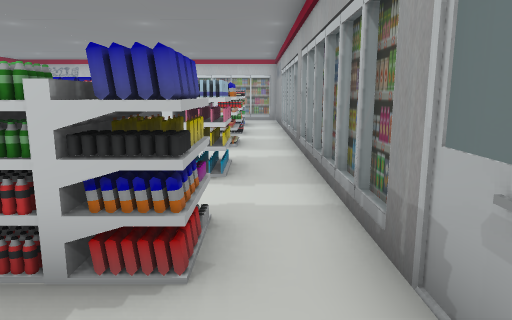
view 1 (above)

17 first-person views from a walk through a 3-D level made in the Unity game engine. The camera is 1.3 m above the floor, tilts 10° down and sees 70° across. The floor is counted in squares, 1 m on a side. Each view is taken from the middle of a square. On the plan, view 1 faces up. The plan holds only what a view shows up to about 15 squares ahead; the rest is blank. The place goes on beyond the plan. The player is left out. Door leaves are left out, so doorways stand open. Some surface patterns are stand-ins.

view 2
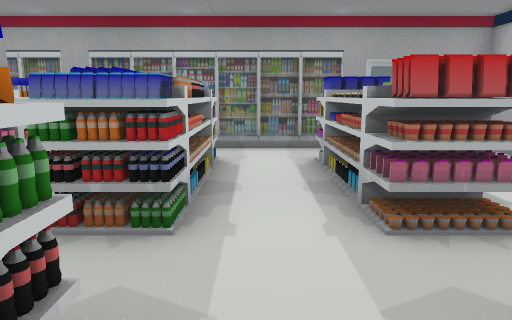

view 3
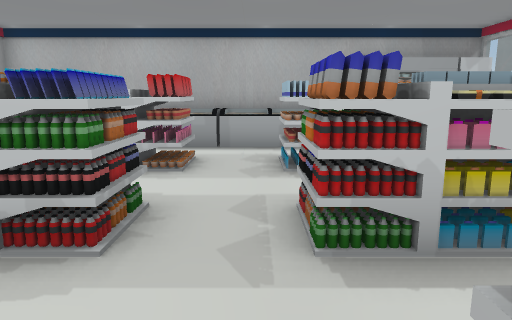

view 4
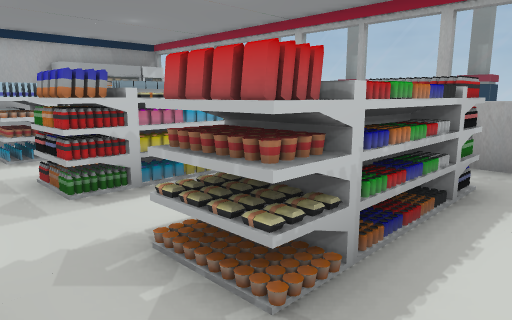

view 5
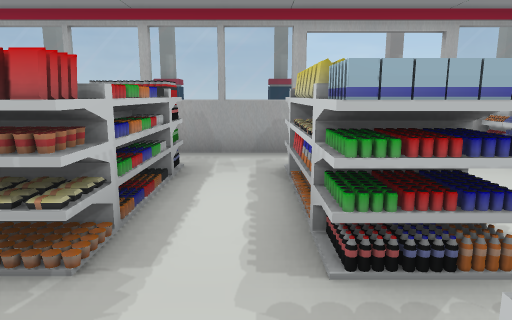

view 6
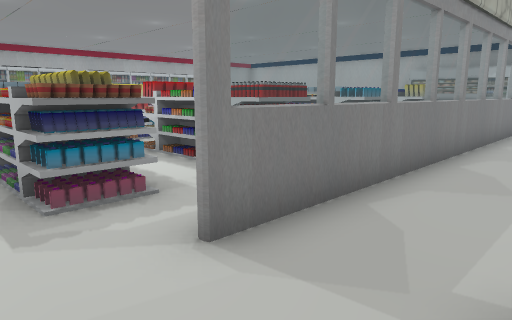

view 7
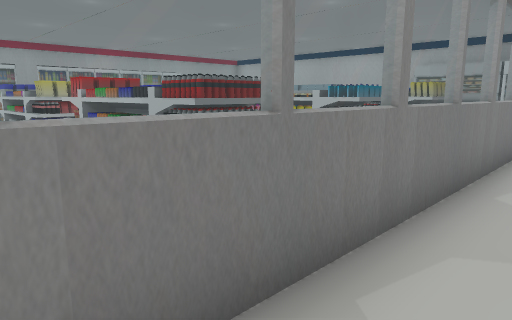

view 8
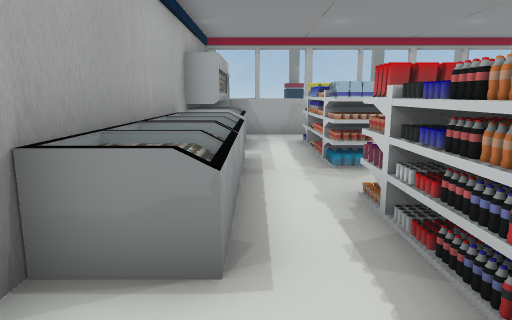

view 9
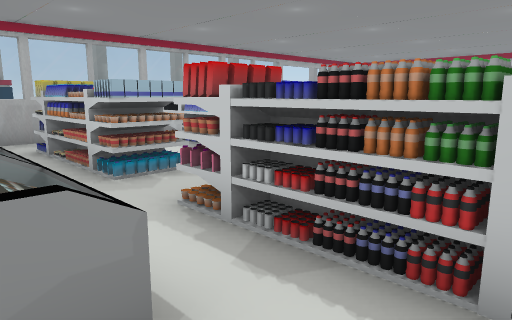

view 10
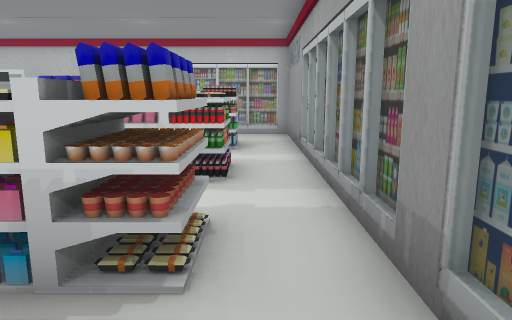

view 11
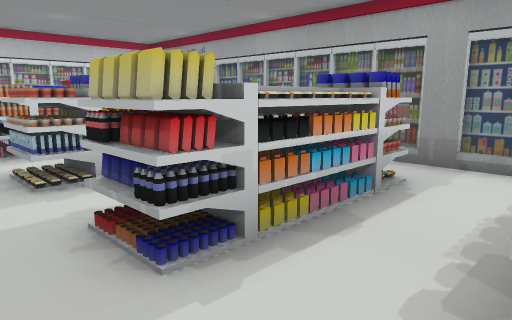

view 12
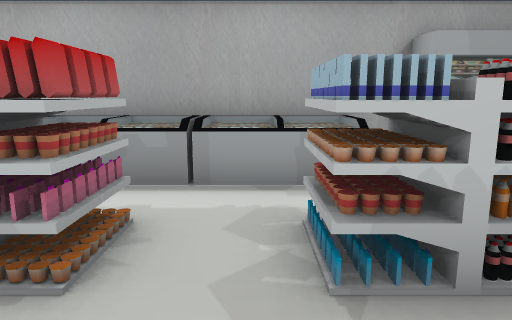

view 13
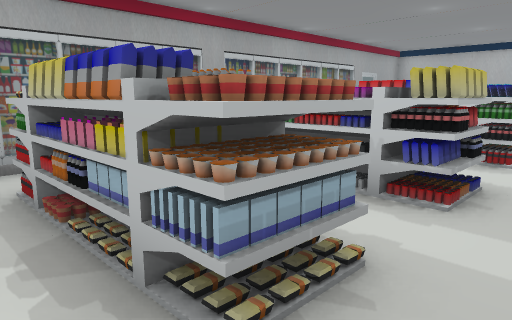

view 14
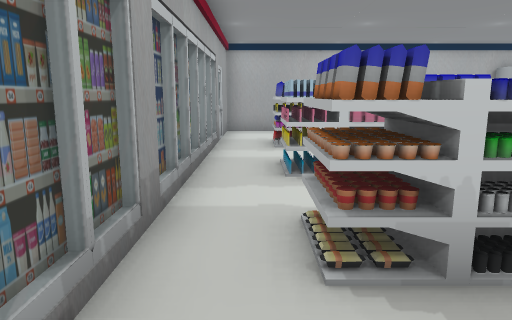

view 15
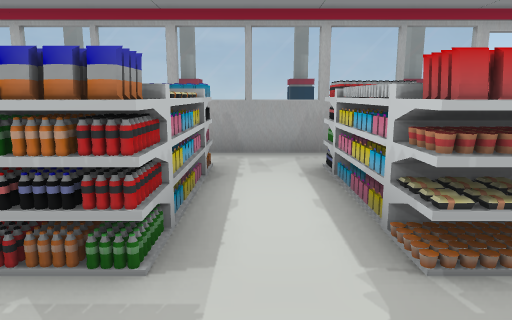

view 16
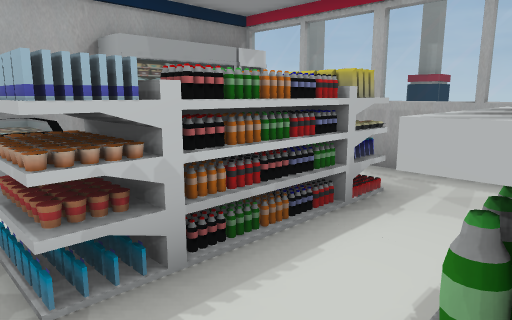

view 17
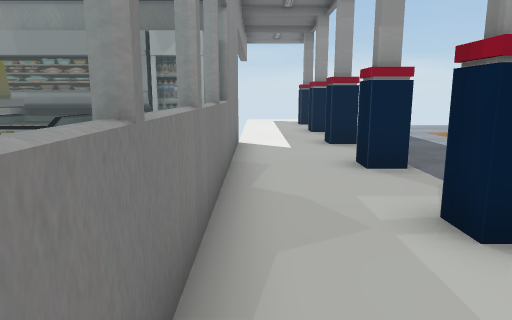

### Floor plan
Points are (right, up) in squares from view 1. A wall is a line through its corners. A room is listed if a view was taken in it or the views show most of it. See-through windows are left out.
Room 1 (views 1, 2, 8, 9, 10, 11, 12, 15, 16)
walls: (-11.5, -0.7) (1.1, -0.7) (1.1, 8.5); (1.3, 3.3) (1.3, 7.3); (1.3, 1.3) (1.3, 2.5); (-12.3, 10) (-12.3, 0.5)
ways out: opening at (-7.7, 9.3) to room 2; opening at (0, 9) to room 2
objects: fridge (-12, 0) to (-9, 1); shelf (-11, 2) to (-10, 4); shelf (-11, 6) to (-7, 7); shelf (-10, 3) to (-8, 3); other object (-9, 2); shelf (-9, 4) to (-8, 4); other object (-8, 0) to (-6, 1); other object (-8, 2); shelf (-7, 2) to (-7, 4); other object (-5, 0) to (-3, 1); shelf (-5, 2) to (-1, 4); shelf (-5, 6) to (-1, 7)
Room 2 (views 3, 4, 5, 13, 14)
walls: (1.3, 9.6) (1.3, 15.5); (-12.3, 13) (-12.3, 10); (1.1, 8.5) (1.1, 15.5); (1.3, 8) (1.3, 9.1)
ways out: opening at (-7.7, 9.3) to room 1; opening at (0, 9) to room 1; open door at (-12, 14) to room 3
objects: shelf (-11, 9) to (-7, 11); shelf (-11, 13) to (-7, 14); shelf (-5, 9) to (-1, 11); other object (-5, 13) to (-4, 13); shelf (-5, 14) to (-4, 14); shelf (-3, 13) to (-2, 13); other object (-3, 14) to (-2, 14); shelf (-1, 13) to (-1, 14)
Room 3 (views 6, 7, 17)
walls: (-12.5, -0.7) (-11.5, -0.7); (-12.5, -4.2) (-12.5, 13.1)
ways out: open door at (-12, 14) to room 2; gap at (-12, -4)
objects: pillar (-16, -8) to (-15, -7); pillar (-16, -4) to (-15, -4); pillar (-16, -1) to (-15, -1); pillar (-16, 2) to (-15, 3); pillar (-16, 6) to (-15, 6); pillar (-16, 9) to (-15, 10); pillar (-16, 13) to (-15, 13)

Positions as (right, up) in squares from view 1, and headings:
1: (0, 0), facing up
2: (-8, 5), facing right
3: (-6, 10), facing down
4: (-5, 12), facing down-left
5: (-4, 12), facing left
6: (-15, 15), facing down-right
7: (-14, 13), facing down-right
8: (0, 1), facing left
9: (-1, 0), facing up-left
10: (0, 7), facing up
11: (-6, 7), facing up-right
12: (-6, 6), facing down
13: (-6, 15), facing down-right
14: (0, 13), facing down
15: (-4, 8), facing left
16: (-6, 6), facing down-left
17: (-13, 6), facing down
